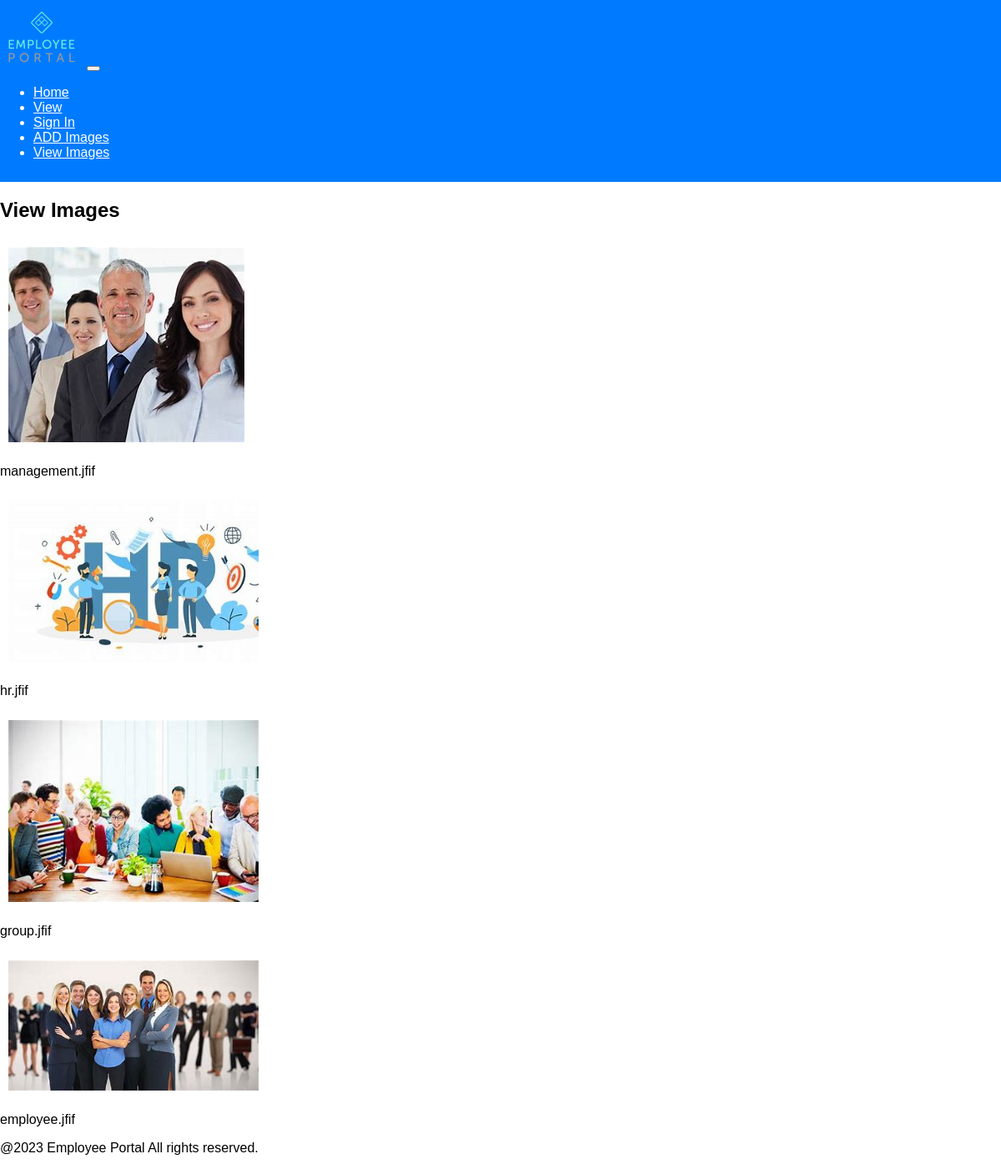
Page /viewimage.php on the committed database.
### tables this page shows
CREATE TABLE IF NOT EXISTS `imagestest` (
  `id` int(11) NOT NULL AUTO_INCREMENT,
  `name` varchar(100) NOT NULL,
  `image` varchar(255) NOT NULL,
  PRIMARY KEY (`id`)
);

### viewimage.php (the view, shortened to what this page needs)
<link rel="stylesheet" href="css/style.css" type="text/css">
<?php
  echo '<header>';
  include './include/globalheader.php';
  echo '</header>';
  require "database.php";
  $stmt = $conn->prepare('select * from imagestest');
  $stmt->execute();
  $imagelist = $stmt->fetchAll();
?>
  <section class="view-masthead">
    <div>
      <h1>View Images</h1>
    </div>
  </section>
  <section class="image-row row">
<?php
  foreach($imagelist as $image) {
 ?>
    <div class="col-sm-12 col-md-3 col-lg-3">
      <img class = "viewimage" src="<?=$image['image']?>" title="<?=$image['name'] ?>" class="img-fluid">
      <p><?php echo $image["name"]; ?></p>
    </div>
<?php
}
?>
  </section>
  <footer>
<?php include './include/globalfooter.php'; ?>
</footer>

### include/globalheader.php (shortened to what this page needs)
<link rel="stylesheet" href="../css/style.css" type="text/css">
<nav class="navbar navbar-dark bg-primary">
      <div class="container-fluid">
        <a class="navbar-brand" href="index.php"><img src="images/Employee-Portal-Logo.png" alt="header logo"></a>
        <button class="navbar-toggler" type="button" data-bs-toggle="collapse" data-bs-target="#navbarSupportedContent" aria-controls="navbarSupportedContent" aria-expanded="false" aria-label="Toggle navigation">
        </button>
        <div class="collapse navbar-collapse" id="navbarSupportedContent">
          <ul class="navbar-nav me-auto mb-2 mb-lg-0">
            <li class="nav-item"><a class="nav-link active" aria-current="page" href="index.php">Home</a></li>
            <li class="nav-item"><a class="nav-link" href="display-person.php">View</a></li>
            <li class="nav-item"><a class="nav-link" href="signin.php">Sign In</a></li>
            <li class="nav-item"><a class="nav-link" href="addimage.php">ADD Images</a></li>
            <li class="nav-item"><a class="nav-link" href="viewimage.php">View Images</a></li>
          </ul>
        </div>
      </div>
    </nav>

### include/globalfooter.php
<link rel = "stylesheet" href="css/style.css" type="text/css">
<p>@2023 Employee Portal All rights reserved.</p>

### css/style.css (style rules this page uses)
header { background-color: #007BFF; color: #fff; padding: 10px 0; }
.navbar-brand img { max-width: 100px; height: auto; }
.navbar-nav { margin-left: auto; }
.nav-link { color: #fff; margin-right: 15px; font-weight: 500; }
.viewimage { max-width: 300px; max-height: fit-content; padding: 10px; }

### rows in the picture
imagestest: image+name (picture), name "management.jfif"
imagestest: image+name (picture), name "hr.jfif"
imagestest: image+name (picture), name "group.jfif"
imagestest: image+name (picture), name "employee.jfif"
